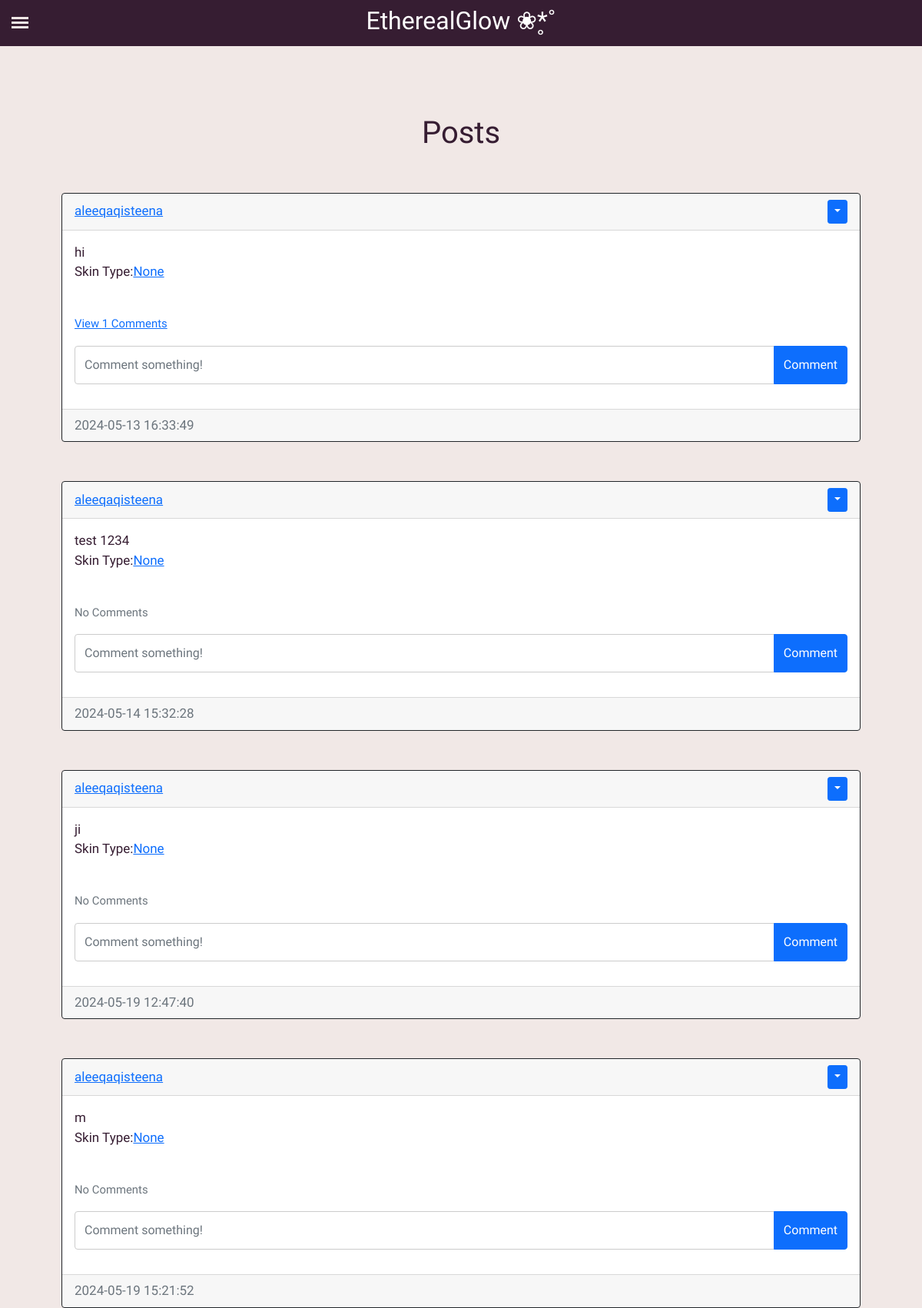
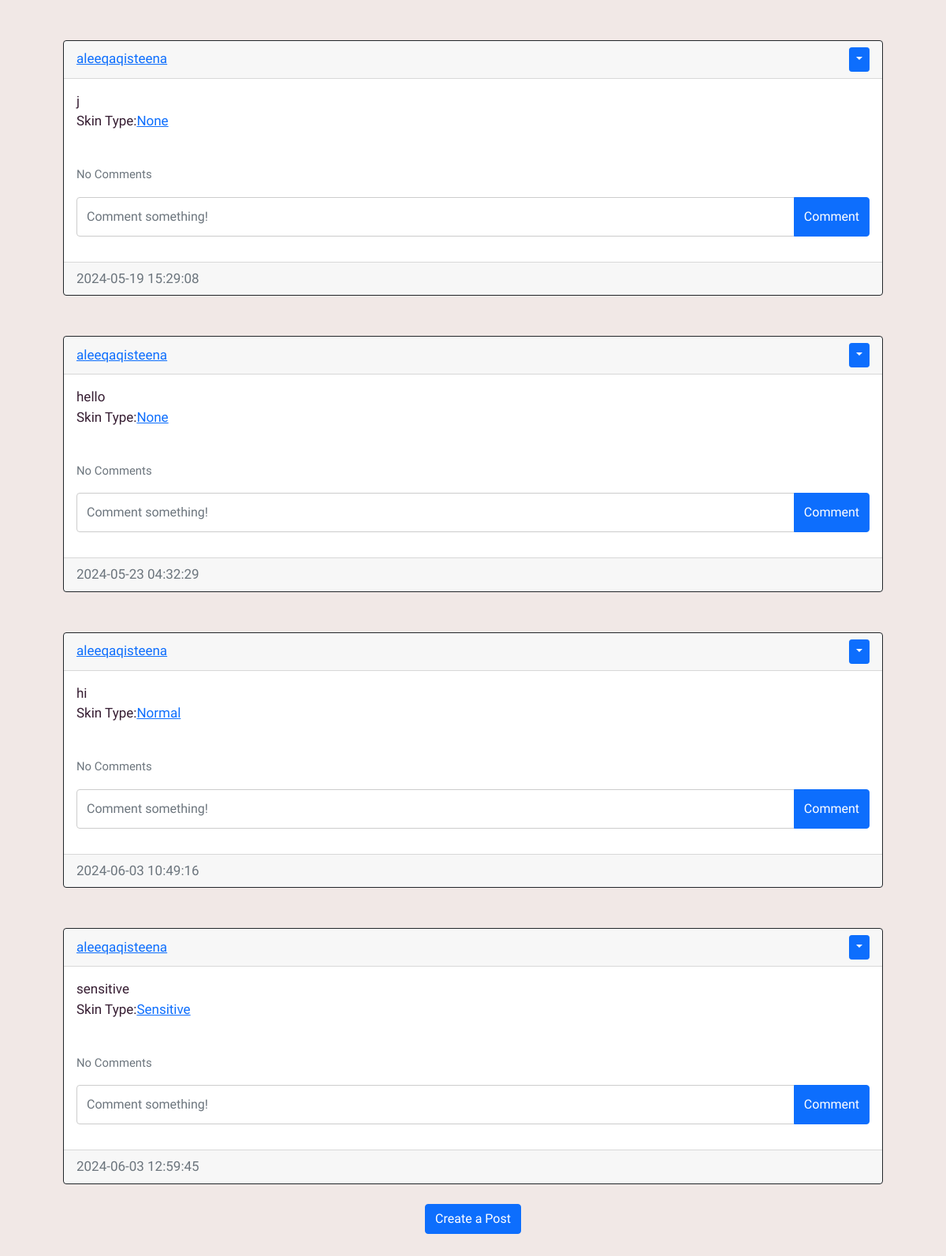
Page /Blog (signed in) on the committed database (2 pictures, top to bottom).
### website/models.py (models this page shows)
class Post(db.Model):
    id = db.Column(db.Integer, primary_key=True)
    text = db.Column(db.Text, nullable=False)
    date_created = db.Column(db.DateTime(timezone=True), default=func.now())
    author = db.Column(db.Integer, db.ForeignKey('user.id', ondelete="CASCADE"), nullable=False)
    comments = db.relationship('Comment', backref='post', passive_deletes=True)
    skintype = db.Column(db.String(20), nullable=False)

class User(db.Model, UserMixin):
    id = db.Column(db.Integer, primary_key=True)
    email = db.Column(db.String(150), unique=True)
    username = db.Column(db.String(150), unique=True)
    password = db.Column(db.String(150))
    date_created = db.Column(db.DateTime(timezone=True), default=func.now())
    posts = db.relationship('Post', backref='user', passive_deletes=True)
    feedbacks = db.relationship('Feedback', backref='author', passive_deletes=True)
    comments = db.relationship('Comment', backref='user', passive_deletes=True)
    skintype = db.Column(db.String(20), nullable=False)
    products = db.relationship('Product', backref='author', passive_deletes=True)

### website/views.py (the view)
@views.route("/Blog")
@login_required
def blog():
    posts = Post.query.all()
    return render_template("blog.html", user=current_user, posts = posts)

### website/__init__.py (called while the page is built)
def create_app():
    app = Flask(__name__)
    app.config['SECRET_KEY'] = "helloworld"
    app.config['SQLALCHEMY_TRACK_MODIFICATIONS'] = False
    app.config['SQLALCHEMY_DATABASE_URI'] = f'sqlite:///{DB_NAME}'
    app.config['UPLOAD_FOLDER'] = 'C:\\Users\\12211\\Documents\\Mini It Project\\EtherealGlow\\website\\static\\uploads'
    db.init_app(app)
    migrate.init_app(app, db)
    bcrypt.init_app(app)
    from website.views import views
    from website.auth import auth
    app.register_blueprint(views, url_prefix="/")
    app.register_blueprint(auth, url_prefix="/")
    from website.models import User, Post, Feedback, Comment, Product
    create_database(app)
    login_manager = LoginManager()
    login_manager.login_view = "auth.login"
    login_manager.init_app(app)
    @login_manager.user_loader
    def load_user(id):
        return User.query.get(int(id))
    return app

### website/templates/blog.html (shortened to what this page needs)
{% extends "posts_div.html" %}

### website/templates/posts_div.html (shortened to what this page needs)
{% extends "base.html" %}
{% block content%}
<h1 class="title" align = "center">Posts</h1>
    <div id="posts">
      {% for post in posts %}
      <br />
      <div class="card border-dark">
        <div class="card-header d-flex justify-content-between align-items-center">
          <a href="/posts/{{post.user.username}}">{{post.user.username}}</a>
          {% if user.id == post.author %}
          <div class="btn-group">
            <button
              type="button"
              class="btn btn-sm btn-primary dropdown-toggle"
              data-bs-toggle="dropdown"
            ></button>
          </div>
          {% endif %}
        </div>
        <div class="card-body">
          <div class="card-text">{{post.text}}</div>
          <p>Skin Type:<a href="/share/{{post.skintype}}">{{post.skintype}}</a></p>
          <br />
          <p class="card-text">
            {% if post.comments|length > 0 %}
            <a data-bs-toggle="collapse" href="#comments-{{post.id}}" role="button">
              <small>View {{post.comments|length}} Comments</small>
            </a>
            {% else %}
            <small class="text-muted">No Comments</small>
            {% endif %}
          </p>
          <form
            class="input-group mb-3"
            method="POST"
            action="/create-comment/{{post.id}}"
          >
            <input
              type="text"
              id="text"
              name="text"
              class="form-control"
              placeholder="Comment something!"
            />
            <button type="submit" class="btn btn-primary">Comment</button>
          </form>
        </div>
        <div class="card-footer text-muted">{{post.date_created}}</div>
      </div>
      <br /> {% endfor %}
    </div>
    {% block footer %}
    <div align="center">
      <a href="/create_post"><button type="button" class="btn btn-primary btn">Create a Post</button></a>
  </div>
    {% endblock %} {% endblock %}

### website/templates/base.html (shortened to what this page needs)
<!DOCTYPE html>
<html>
    <head>
        <link href="https://cdn.jsdelivr.net/npm/bootstrap@5.0.2/dist/css/bootstrap.min.css" rel="stylesheet"
/>
        <link rel="stylesheet" type="text/css" href="/static/styles.css">
    </head>
    <body>
        <div class="header"><h2>EtherealGlow ❀*̥˚</h2></div>
        <label for="toggle-Sidebar" class="toggle-icon">
            <div class="bar-top"></div>
            <div class="bar-center"></div>
            <div class="bar-bottom"></div>
        </label>
        <div class="content">
            {% block content%} {% endblock %}
        </div>
    </body>
</html>

### website/static/styles.css (style rules this page uses)
* { margin: 0; padding: 0; box-sizing: border-box; font-family: "Work Sans", sans-serif; }
.header { background: #361d32; width: 100%; height: 60px; position: fixed; top: 0; left: 0; z-index: 1; }
h2 { text-align: center; color: white; margin-top: 8px; }
body { background: #f1e8e6; color: #f1e8e6; align-items: center; justify-content: center; }
.title { text-align: center; padding-bottom: 20px; padding-top: 5px; color: #361d32; font-size: 40px; }
.content { color: #361d32; font-family:"Noto Sans", serif; text-align: justify; width: 100%; height: 100%; float: left; padding: 80px; font-size: 17px; }
.toggle-icon div { background: #f1e8e6; width: 100%; height: 3px; transition: all 0.3s }
.toggle-icon { position: absolute; top: 22px; left: 15px; width: 22px; height: 22px; z-index: 9999; cursor: pointer; transition: all 0.3s; position: fixed; }
.bar-center { margin: 3px 0; }
input[type=text], select, textarea { width: 100%; padding: 12px; border: 1px solid #ccc; border-radius: 4px; box-sizing: border-box; resize: vertical; }
button { background: transparent; border: 0; outline: 0; }
::placeholder { color: #555; }

### rows in the picture
Post: user.username "aleeqaqisteena", text "hi", skintype "None", comments|length "1", date_created "2024-05-13 16:33:49"
Post: user.username "aleeqaqisteena", text "test 1234", skintype "None", shows "No Comments", date_created "2024-05-14 15:32:28"
Post: user.username "aleeqaqisteena", text "ji", skintype "None", shows "No Comments", date_created "2024-05-19 12:47:40"
Post: user.username "aleeqaqisteena", text "m", skintype "None", shows "No Comments", date_created "2024-05-19 15:21:52"
Post: user.username "aleeqaqisteena", text "j", skintype "None", shows "No Comments", date_created "2024-05-19 15:29:08"
Post: user.username "aleeqaqisteena", text "hello", skintype "None", shows "No Comments", date_created "2024-05-23 04:32:29"
Post: user.username "aleeqaqisteena", text "hi", skintype "Normal", shows "No Comments", date_created "2024-06-03 10:49:16"
Post: user.username "aleeqaqisteena", text "sensitive", skintype "Sensitive", shows "No Comments", date_created "2024-06-03 12:59:45"
